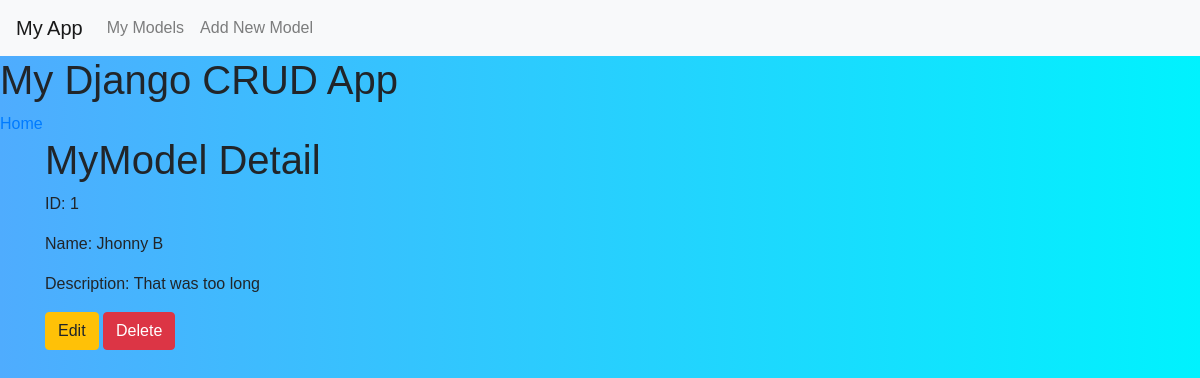
The app's page /my_model/1/ with its own data.
### my_app/models.py (models this page shows, shortened)
class MyModel(models.Model):
    name = models.CharField(max_length=100)
    description = models.TextField()

### my_app/views.py (the view)
# urls.py: path('my_model/<int:pk>/', views.MyModelDetailView.as_view(), name='my_model_detail'),
class MyModelDetailView(DetailView):
    model = MyModel
    template_name = 'my_model_detail.html'

### my_app/templates/my_model_detail.html
{% extends 'base.html' %}
{% block content %}
    <h1>MyModel Detail</h1>
    <p>ID: {{ object.pk }}</p>
    <p>Name: {{ object.name }}</p>
    <p>Description: {{ object.description }}</p>
    <a href="{% url 'my_model_update' object.pk %}" class="btn btn-warning">Edit</a>
    <a href="{% url 'my_model_delete' object.pk %}" class="btn btn-danger">Delete</a>
{% endblock %}

### my_app/static/styles.css (style rules this page uses)
body { font-family: Arial, sans-serif; }

### my_app/templates/base.html (style rules this page uses)
body { background-image: linear-gradient(to right, #4facfe 0%, #00f2fe 100%); background-size: cover; background-position: center; }

### records on screen
MyModel: pk "1", name "Jhonny B", description "That was too long"
